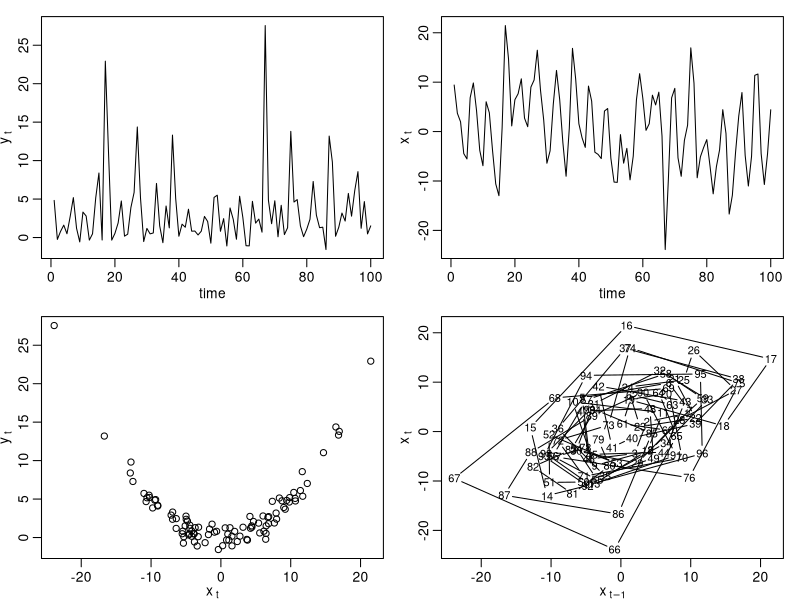

The R script that drew this image: (Note: a time limit stopped this script after it produced the figure.)
if (!'plyr' %in% installed.packages()[,1]) install.packages(plyr)   # check if plyr installed
library(plyr)
 
# setup
mc.seed    = 100000
burn.in    = 2000   
step.size  = 4
n.mcmc     = 3000*step.size + burn.in  

g = function(arg){c(arg[1],arg[1]/(1+arg[1]^4),cos(1.2*arg[2]))}

fullxt = function(t,yt,xtm1,xt,xtp1,theta,sig,tau){
  zm1 = g(c(xtm1,t-1))
  z   = g(c(xt,t))
  full = dnorm(xt,sum(zm1*theta),tau,log=TRUE)+
         dnorm(xtp1,sum(z*theta),tau,log=TRUE)+
         dnorm(yt,xt^2/20,sig,log=TRUE)
  return(full)
}

fullxn = function(t,yt,xtm1,xt,theta,sig,tau){
  zm1  = g(c(xtm1,t-1))
  z    = g(c(xt,t))
  full = dnorm(xt,sum(zm1*theta),tau,log=TRUE)+
         dnorm(yt,xt^2/20,sig,log=TRUE)
  return(full)
}

pr <- progress_text()           # displays progress
pr$init(n.mcmc)

draw.x = function(y,x,x0,theta,sig,tau,v){
  x1  = rnorm(1,x[1],v)
  num = fullxt(1,y[1],x0,x1  ,x[2],theta,sig,tau)
  den = fullxt(1,y[1],x0,x[1],x[2],theta,sig,tau)
  if (log(runif(1))<(num-den)){x[1]=x1}
  xn  = rnorm(1,x[n],v)
  num = fullxn(n,y[n],x[n-1],xn  ,theta,sig,tau)
  den = fullxn(n,y[n],x[n-1],x[n],theta,sig,tau)
  if (log(runif(1))<(num-den)){x[n]=xn} 
  for (t in 2:(n-1)){
    xt  = rnorm(1,x[t],v)
    num = fullxt(t,y[t],x[t-1],xt  ,x[t+1],theta,sig,tau)
    den = fullxt(t,y[t],x[t-1],x[t],x[t+1],theta,sig,tau)
    if (log(runif(1))<(num-den)){x[t]=xt}
  }
  pr$step()
  return(x)
}

fixedpar = function(y,X,b,A,v,lam){
  n     = length(y)
  k     = ncol(X)
  par1  = (v+n)/2
  var   = solve(crossprod(X,X)+A)
  mean  = matrix(var%*%(crossprod(X,y)+crossprod(A,b)),k,1)
  par2  = v*lam + sum((y-crossprod(t(X),mean))^2)
  par2  = (par2 + crossprod(t(crossprod(mean-b,A)),mean-b))/2
  sig2  = 1/rgamma(1,par1,par2)
  var   = var*sig2
  mean  = mean + crossprod(t(chol(var)),rnorm(k))
  return(c(mean,sig2))
}

quant005   = function(x){quantile(x,0.005)}
quant995   = function(x){quantile(x,0.995)}

# Simulating the data
set.seed(mc.seed)
n         = 100
sig2      = 1
tau2      = 10
sig       = sqrt(sig2)
tau       = sqrt(tau2)
theta     = c(0.5,25,8)
ptr       = c(theta,tau2,sig2)
y         = rep(0,n)
x         = rep(0,n)
x0        = 0
Z         = g(c(x0,0))
x[1]      = rnorm(1,sum(Z*theta),tau)
y[1]      = rnorm(1,x[1]^2/20,sig)
for (t in 2:n){
  Z    = g(c(x[t-1],t-1))
  x[t] = rnorm(1,sum(Z*theta),tau)
  y[t] = rnorm(1,x[t]^2/20,sig)
}
xtr = x

# process graphics
par(mfrow=c(2,2), mar=c(2.5,2.5,1,1), mgp=c(1.6,.6,0))
ts.plot(y, xlab="time", ylab=expression(y[~t]))
ts.plot(x, xlab="time", ylab=expression(x[~t]))
plot(x, y, xlab=expression(x[~t]), ylab=expression(y[~t]))
plot.ts(x[-n], x[-1], ylab=expression(x[~t]), xlab=expression(x[~t-1]), cex=.8)


# Prior hyperparameters
m0        = 0.0
C0        = 10.0
n0        = 6
sig20     = 2/3
theta0    = c(0.5,25,8)
V0        = diag(c(0.25,10,4))/tau2
nu0       = 6
tau20     = 20/3
iV0       = diag(1/diag(V0))
n0sig202  = n0*sig20/2
            c((n0*sig20/2)/(n0/2-1),((n0*sig20/2)/(n0/2-1))^2/(n0/2-2),
            (nu0*tau20/2)/(nu0/2-1),((nu0*tau20/2)/(nu0/2-1))^2/(nu0/2-2))

# MCMC setup
v     = 0.5
niter = n.mcmc   
theta = ptr[1:3]
tau2  = ptr[4]
sig2  = ptr[5]
x     = xtr
xs    = NULL
ps    = NULL
n0n2  = (n0+n)/2
for (iter in 1:niter){	
  x     = draw.x(y,x,x0,theta,sig,tau,v)
  sig2  = 1/rgamma(1,n0n2,n0sig202+sum((y-x^2/20)^2)/2)
  sig   = sqrt(sig2)
  W     = cbind(c(x0,x[1:(n-1)]),0:(n-1))
  Z     = t(apply(W,1,g))
  par   = fixedpar(x,Z,theta0,iV0,nu0,tau20)
  theta = par[1:3]
  tau2  = par[4]
  tau   = sqrt(tau2)
  xs    = rbind(xs,x)
  ps    = rbind(ps,c(par,sig2))
}

M0 = burn.in     
M  = n.mcmc-M0  
L  = step.size   

index = seq((M0+1),niter,by=L) 
length(index)

mx = apply(xs[index,],2,median)
lx = apply(xs[index,],2,quant005)
ux = apply(xs[index,],2,quant995)

# display state estimation
dev.new()
par(mar=c(3,3,1.5,1), mgp=c(1.6,.6,0))  
plot(xtr,type="p",pch=20,ylim=range(lx,ux+10,xtr),xlab="time",ylab="",main="State Estimation")
lines(mx,col=1,type="o")
legend("topleft",legend=c("True","Posterior Median","99%CI"),col=c(1,1,gray(.5, alpha=.4)),
       lty=c(0,1,1), pch=c(20,1,-1), lwd=c(1,1,5), cex=.8)
 xx=c(time(xtr), rev(time(xtr)))
 yy=c(lx, rev(ux))
polygon(xx, yy, border=NA, col=gray(.5, alpha = .4))


# display parameter estimation
names = c(expression(alpha), expression(beta), expression(gamma),
          expression(sigma[w]^2), expression(sigma[v]^2))

dev.new()
par(mfrow=c(3,5), mar=c(2.75,2.75,2,1), mgp=c(1.6,.6,0))
for (i in 1:5){
  plot(1:length(index),ps[index,i],type="l",xlab="iteration",ylab="")
  title(names[i], cex=1.5)
  abline(h=ptr[i],col=2,lwd=4)
}
for (i in 1:5)
  acf(ps[index,i],main="")
for (i in 1:5){
  hist(ps[index,i],prob=TRUE, xlab="",ylab="",main="")
  lines(density(ps[index,i],adjust=2))
   lp = apply(as.matrix(ps[index,i]),2,quant005)
   up = apply(as.matrix(ps[index,i]),2,quant995)
  abline(v=c(ptr[i],lp,up),col=c(2,4,4),lwd=c(4,1,1), lty=c(1,2,2))
}
